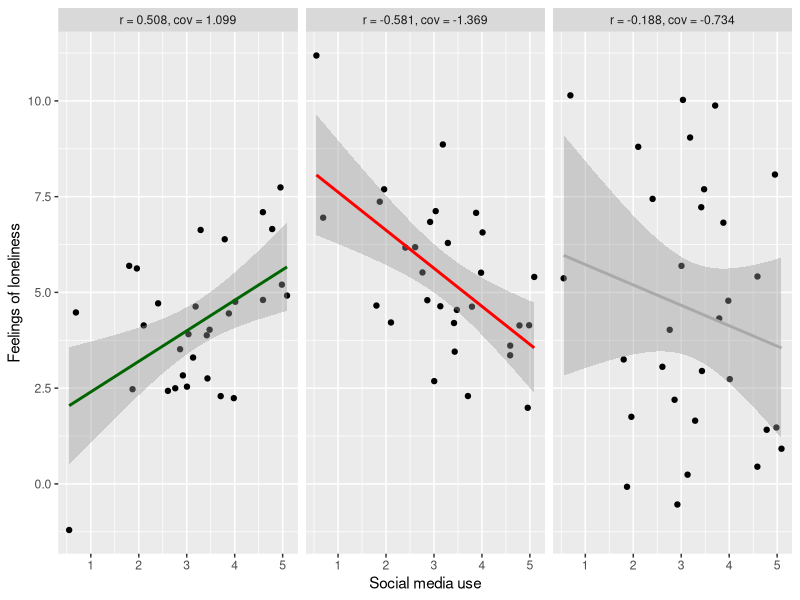
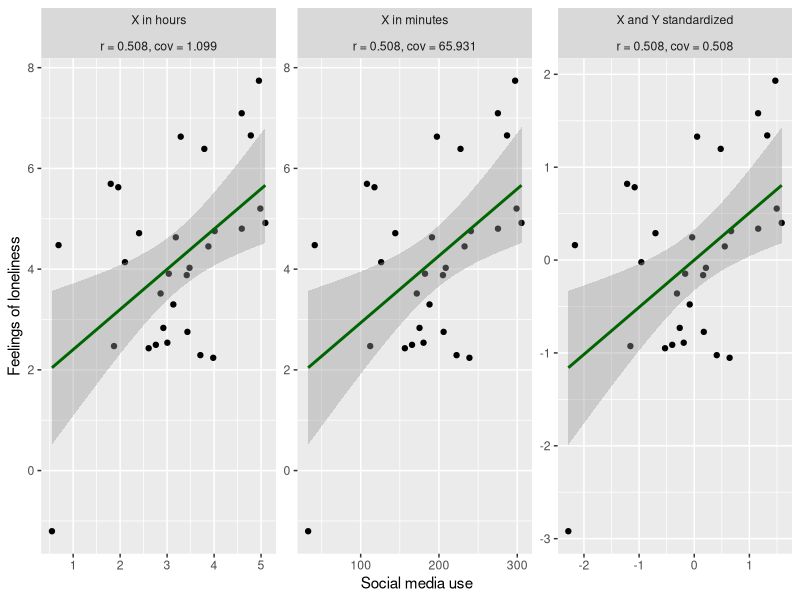

These figures' R source, in order:
## ---- chunk 1
library(tidyverse)
set.seed(2)

n = 30
V1 = rnorm(n, 3, 1)
V2_1_positive = V1 + 1 + rnorm(n, 0, 1.4)
V2_2_negative = -V1 + 9 + rnorm(n, 0, 1.5)
V2_3_weak = 4  + rnorm(n, 0, 3)

d = tibble(V1, V2_1_positive, V2_2_negative, V2_3_weak)
dl = pivot_longer(d, cols = c(V2_1_positive, V2_2_negative, V2_3_weak), names_to = "correlation", values_to = "V2")
dl$color = case_when(dl$correlation == "V2_1_positive" ~ "darkgreen",
                      dl$correlation == "V2_2_negative" ~ "red",
                      dl$correlation == "V2_3_weak" ~ "darkgrey")

pos_cor = cor(V1, V2_1_positive)
neg_cor = cor(V1, V2_2_negative)
weak_cor = cor(V1, V2_3_weak)
pos_cov = cov(V1, V2_1_positive)
neg_cov = cov(V1, V2_2_negative)
weak_cov = cov(V1, V2_3_weak)
labels = labeller(correlation = c(V2_1_positive = sprintf("r = %.3f, cov = %.3f", pos_cor, pos_cov), 
                                 V2_2_negative = sprintf("r = %.3f, cov = %.3f", neg_cor, neg_cov),
                                 V2_3_weak = sprintf("r = %.3f, cov = %.3f", weak_cor, weak_cov)))

ggplot(dl, aes(x=V1, y=V2, color=color)) +
  geom_point(color='black') +
  geom_smooth(method='lm') + 
  scale_color_identity() + 
  facet_wrap(~correlation, labeller = labels) +
  xlab('Social media use') + ylab('Feelings of loneliness') + 
  theme(legend.position='top', legend.key.size=unit(2, 'lines'))
## ---- chunk 2
set.seed(2)

n = 30
V1_normal = rnorm(n, 3, 1)
V1_scaled = V1_normal * 60
V1_z = scale(V1_normal)
V2 = V1_normal + 1 + rnorm(n, 0, 1.4)

d = tibble(V1_normal, V1_scaled, V1_z, V2)
dl = pivot_longer(d, cols = c(V1_normal, V1_scaled, V1_z), names_to = "covariance", values_to = "V1")

dl$V2[dl$covariance == "V1_z"] = scale(dl$V2[dl$covariance == "V1_z"])

cov1 = cov(V2, V1_normal)
cov2 = cov(V2, V1_scaled)
cov3 = cov(scale(V2), V1_z)

cor1 = cor(V2, V1_normal)
cor2 = cor(V2, V1_scaled)
cor3 = cor(scale(V2), V1_z)

labels = labeller(
                  covariance = c(V1_normal = sprintf("X in hours\n\nr = %.3f, cov = %.3f", cor1, cov1), 
                                 V1_scaled = sprintf("X in minutes\n\nr = %.3f, cov = %.3f", cor2, cov2),
                                  V1_z = sprintf("X and Y standardized\n\nr = %.3f, cov = %.3f", cor3, cov3)))
ggplot(dl, aes(x=V1, y=V2)) +
    geom_point(color='black') +
    geom_smooth(method='lm', color='darkgreen') + 
    facet_wrap(~covariance, labeller = labels, scales = 'free') +
    xlab("Social media use") + ylab('Feelings of loneliness') +
  theme(legend.position='top', legend.key.size=unit(2, 'lines'))

## ---- chunk 3
library(tidyverse)
d <- tibble(x = c(20, 10, 30, 40, 50),
           y = c( 3,  2,  5,  4,  6))

d
## ---- chunk 4
d <- mutate(d, x_mean = mean(x),
               y_mean = mean(y))
## ---- chunk 5
d <- mutate(d, x_deviation = x - x_mean,
               y_deviation = y - y_mean)
## ---- chunk 6
d <- mutate(d, deviation_product = x_deviation * y_deviation)
## ---- chunk 7
d
## ---- chunk 8
dev_sum = sum(d$deviation_product)
n = nrow(d)        
dev_sum / (n - 1)
## ---- chunk 9
cov(d$x, d$y)
## ---- chunk 10
d <- mutate(d, x_z = (x - mean(x)) / sd(x),    
               y_z = (y - mean(y)) / sd(y))
## ---- chunk 11
cov(d$x_z, d$y_z)
cor(d$x, d$y)
## ---- chunk 12
d |>
  select(x, y) |>
  cov()
## ---- chunk 13
cov_xy = 22.5
Sx = sqrt(250)
Sy = sqrt(2.5)

cov_xy / (Sx * Sy)
